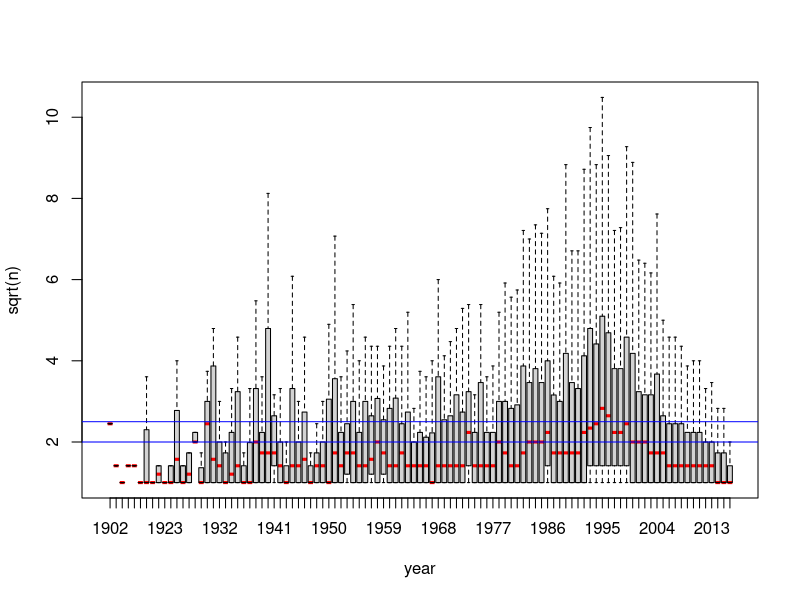
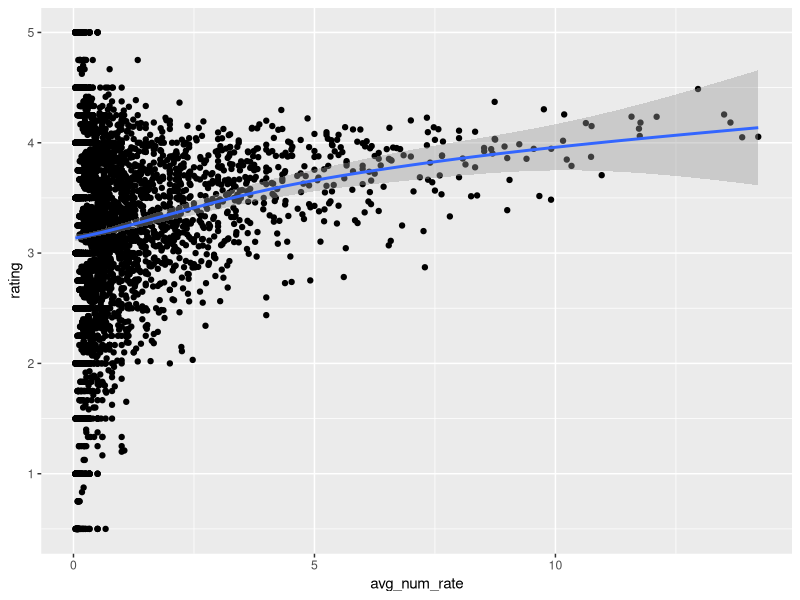
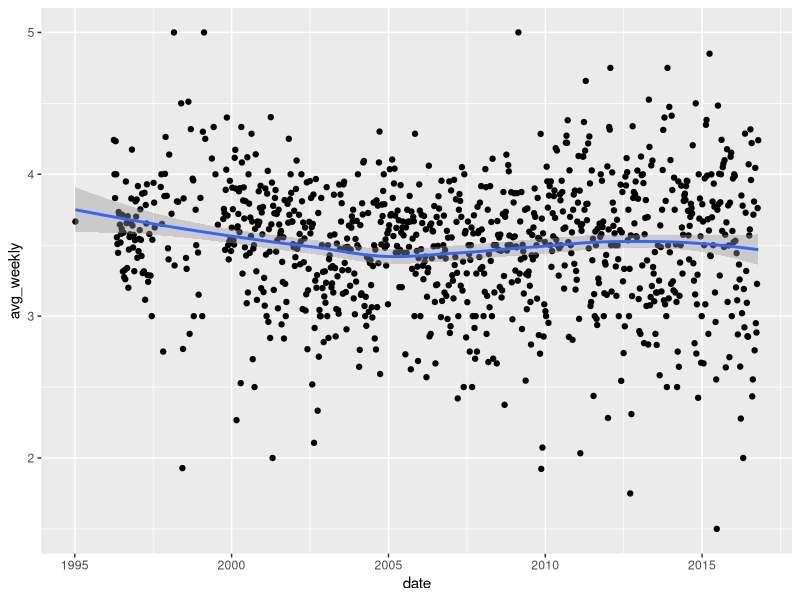
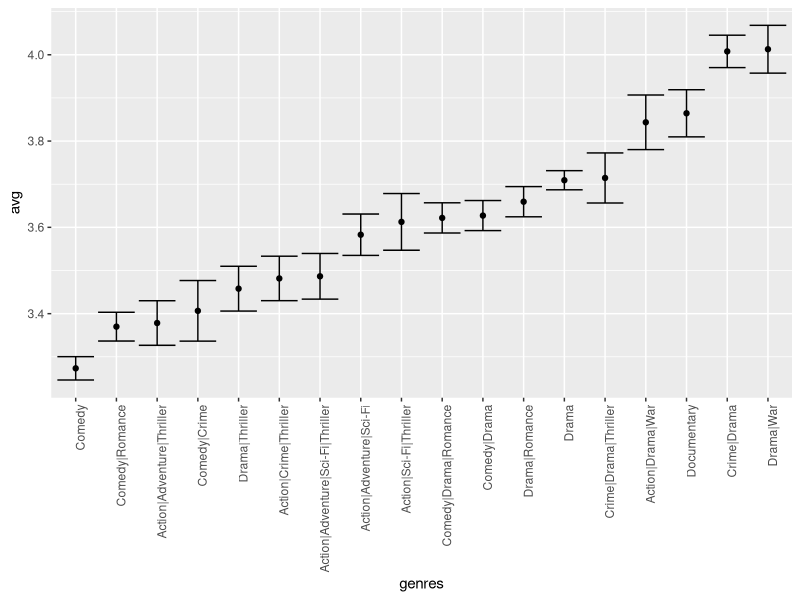

Source code (R) for these figures, in order:
#Recommendation Systems
#Library
library(dslabs)
library(tidyverse)
data("movielens")

#setup training and testing data sets
movielens %>%
  summarize(n_users = n_distinct(userId),
            n_movies = n_distinct(movieId))

library(caret)
set.seed(755)
test_index <- createDataPartition(y = movielens$rating, times = 1,
                                  p = 0.2, list = FALSE)
train_set <- movielens[-test_index,]
test_set <- movielens[test_index,]

test_set <- test_set %>% 
  semi_join(train_set, by = "movieId") %>%
  semi_join(train_set, by = "userId")

#Q1
names(train_set)

head(movielens)
# find the text pattern in title column
movielens%>%
  filter(title=='The Shawshank Redemption')
movielens%>%
  filter(title=='Toy Story')

#count and plot the number of ratings against year
num_rating<- movielens %>% 
  group_by(movieId, year) %>%
  count(movieId)

boxplot(sqrt(n)~year,
        data = num_rating,
        outline = FALSE,
        medcol="red")
# hight light 2 and 2.5 to find the max number of ratings
abline(h=2, col = "blue")
abline(h=2.5, col = "blue")


#alternative
#movielens %>% group_by(movieId) %>%
#  summarize(n = n(), year = as.character(first(year))) %>%
#  qplot(year, n, data = ., geom = "boxplot") +
#  coord_trans(y = "sqrt") +
#  theme(axis.text.x = element_text(angle = 90, hjust = 1))


#Q2
#filter 1993 later, group id and year,and 
#calculate the years (number of years from published to 2018) and rating avg
new_movies <- movielens %>%
  filter(year>=1993) %>%
  group_by(movieId,year) %>%
  summarise(n = n(), years = 2018 - first(year),
            title = title[1],
            rating = mean(rating))

new_movies

#find the avg of number of rating between published day to 2018, and find top 25
max_count <- new_movies %>%
  mutate(avg_num_rate = n/years) %>%
  slice_max(avg_num_rate, n=25)

max_count

# identify the movies, Forrest Gump and The Shawshank Redemption
max_count%>%
  filter(title=='Forrest Gump')

max_count %>%
  filter(title=='Shawshank Redemption, The') 

#alternative
#movielens %>% 
#  filter(year >= 1993) %>%
#  group_by(movieId) %>%
#  summarize(n = n(), years = 2018 - first(year),
#            title = title[1],
#            rating = mean(rating)) %>%
#  mutate(rate = n/years) %>%
#  top_n(25, rate) %>%
#  arrange(desc(rate))  
#-------------------------  
#Q3
#plot the avg of number of ratings against rating of the movie
ggplot(max_count, aes(avg_num_rate, rating)) +
  geom_point() +
  geom_smooth()

#alternative
#movielens %>% 
#  filter(year >= 1993) %>%
#  group_by(movieId) %>%
#  summarize(n = n(), years = 2018 - first(year),
#            title = title[1],
#            rating = mean(rating)) %>%
#  mutate(rate = n/years) %>%
#  ggplot(aes(rate, rating)) +
#  geom_point() +
#  geom_smooth()

#------------------------------

#Q5
#transfer the timestamp(sec) to datetime datatype
movielens <- mutate(movielens, date = as_datetime(timestamp))
movielens

#Q6
#find the week of each year
movielens$rate_week <- week(movielens$date)
movielens$rate_year <- year(movielens$date)

#round week and graph the avg weekly against date
movielens %>%
  mutate(date = round_date(date, unit = "week")) %>%
  group_by(date) %>%
  summarize(
    avg_weekly = mean(rating),
    date = date[1]
  ) %>%
  ggplot(aes(x=date, y=avg_weekly)) +
  geom_point() +
  geom_smooth()


#alternative
#movielens %>% mutate(date = round_date(date, unit = "week")) %>%
#  group_by(date) %>%
#  summarize(rating = mean(rating)) %>%
#  ggplot(aes(date, rating)) +
#  geom_point() +
#  geom_smooth()

#------------------------------------
#Q8
names(movielens)
#find avg rating, standard error, filter out the genres that is less than 1000
movie_genres <- movielens %>% 
  group_by(genres) %>%
  summarise(genres=genres[1], n=n(), avg=mean(rating), se=sd(rating)/sqrt(n())) %>%
  filter(n>1000) %>%
  mutate(genres = reorder(genres, avg))
movie_genres

#plot the genres against avg
ggplot(movie_genres, aes(x=genres, y=avg)) +
  geom_point()+
  geom_errorbar(aes(ymin=avg-2*se, ymax=avg+2*se)) +
  theme(axis.text.x = element_text(angle = 90, hjust = 1))

#alternative
#movielens %>% group_by(genres) %>%
#  summarize(n = n(), avg = mean(rating), se = sd(rating)/sqrt(n())) %>%
#  filter(n >= 1000) %>% 
#  mutate(genres = reorder(genres, avg)) %>%
#  ggplot(aes(x = genres, y = avg, ymin = avg - 2*se, ymax = avg + 2*se)) + 
#  geom_point() +
#  geom_errorbar() + 
#  theme(axis.text.x = element_text(angle = 90, hjust = 1))

#----------------------------
